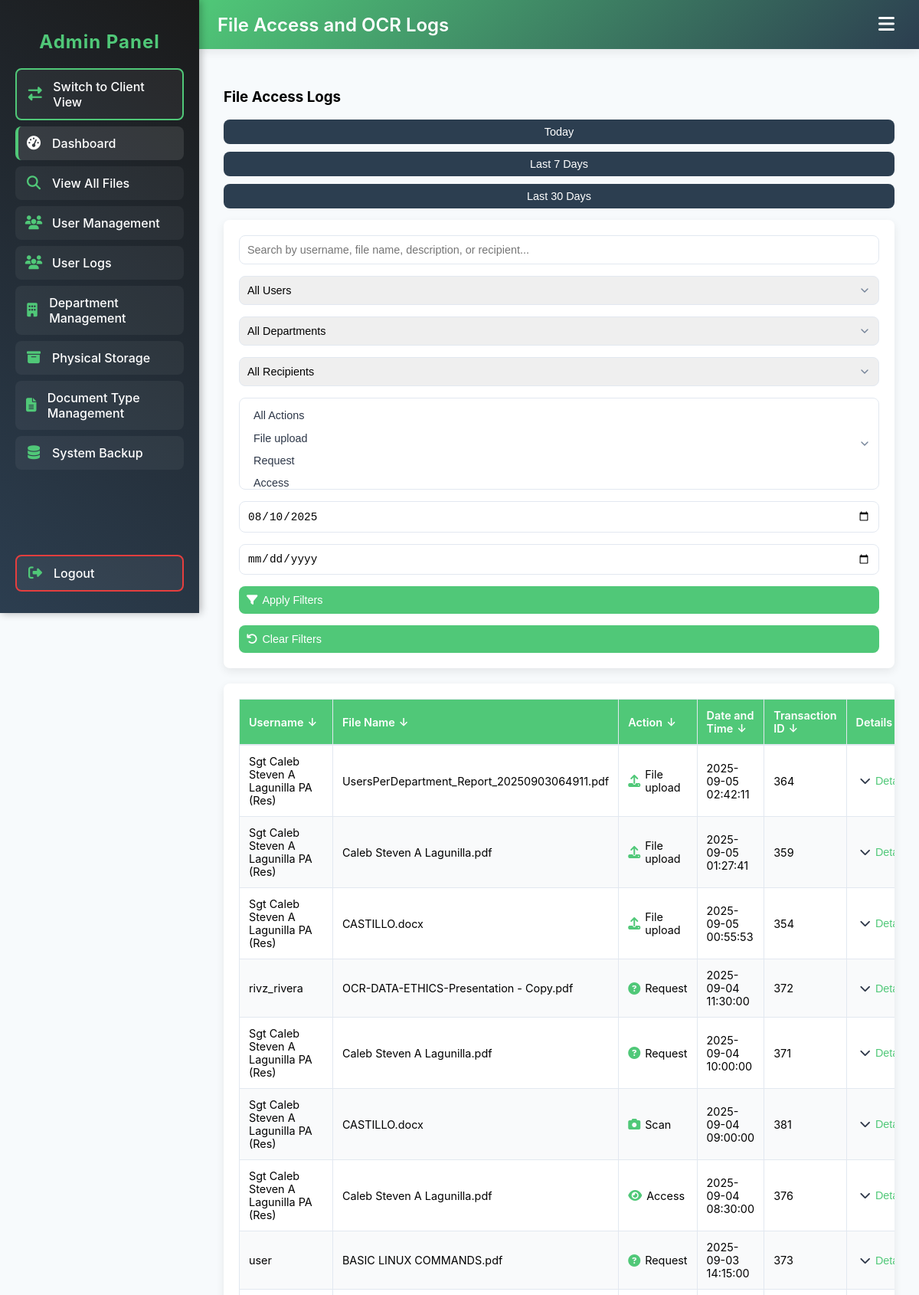
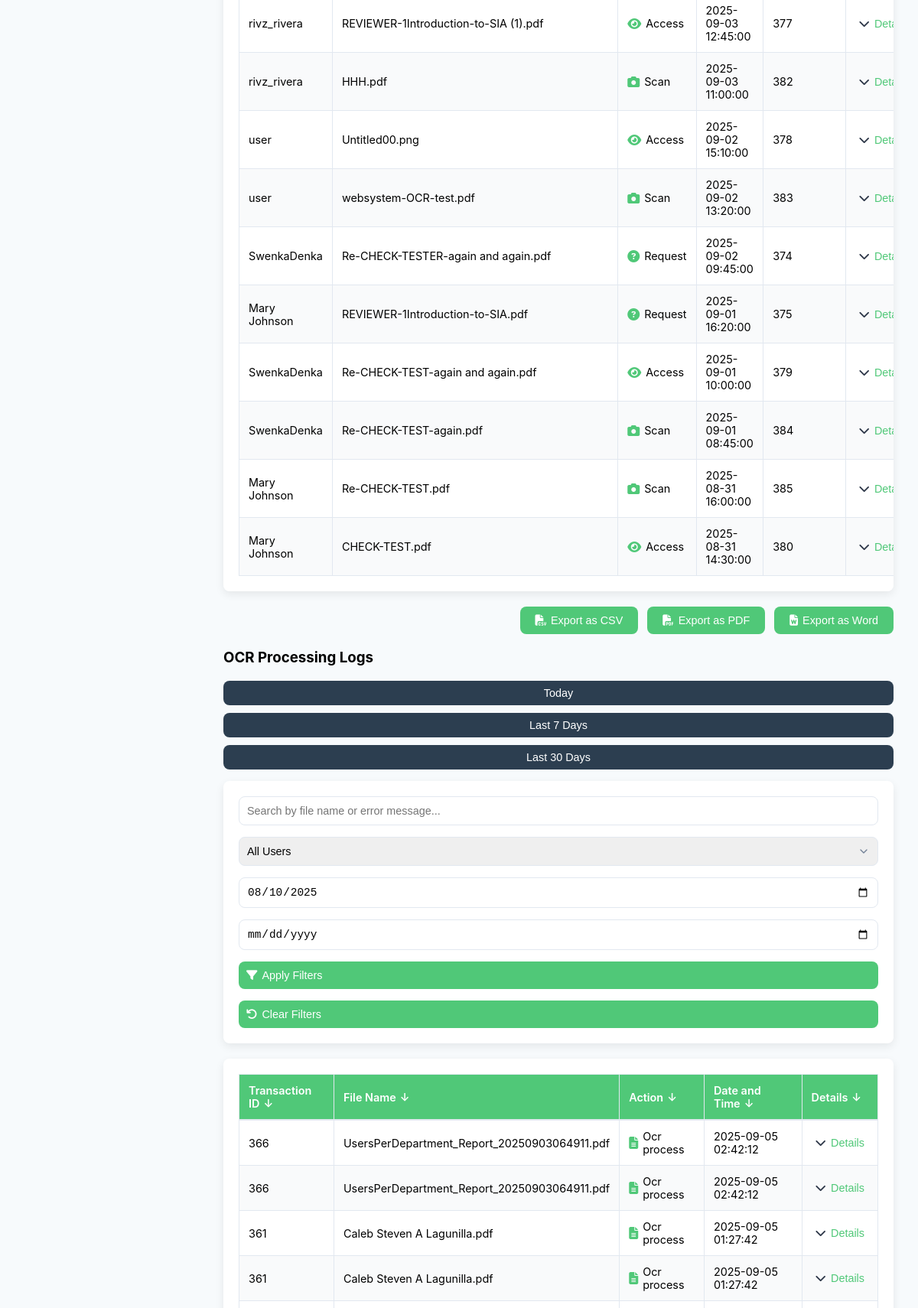
/admin_logs.php (signed in, upper part), run on the app's committed database (2 pictures, top to bottom).
### tables this page shows
CREATE TABLE `transactions` (
  `transaction_id` int(11) NOT NULL AUTO_INCREMENT,
  `user_id` int(11) DEFAULT NULL,
  `file_id` int(11) DEFAULT NULL,
  `users_department_id` int(11) DEFAULT NULL,
  `transaction_status` enum('completed','pending','failed') NOT NULL,
  `transaction_time` datetime NOT NULL,
  `date_updated` datetime NOT NULL DEFAULT current_timestamp() ON UPDATE current_timestamp(),
  `description` varchar(255) DEFAULT NULL,
  `transaction_type` enum('file_upload','notification','send','request','accept','reject','access','scan','relocation','login','other','ocr_process','ocr_retry') NOT NULL DEFAULT 'other',
  PRIMARY KEY (`transaction_id`),
  KEY `fk_transactions_user` (`user_id`),
  KEY `fk_transactions_file` (`file_id`),
  KEY `fk_transactions_users_department` (`users_department_id`),
  KEY `idx_transaction_time` (`transaction_time`),
  KEY `idx_trx_type_status_time` (`transaction_type`,`transaction_status`,`transaction_time`),
  KEY `idx_trx_file` (`file_id`),
  KEY `idx_trx_user` (`user_id`),
  KEY `idx_transactions_transaction_type` (`transaction_type`),
  KEY `idx_transactions_user_file` (`user_id`,`file_id`,`transaction_type`),
  KEY `idx_transactions_user_id_type` (`user_id`,`transaction_type`),
  CONSTRAINT `fk_transactions_file` FOREIGN KEY (`file_id`) REFERENCES `files` (`file_id`) ON DELETE SET NULL ON UPDATE CASCADE,
  CONSTRAINT `fk_transactions_user` FOREIGN KEY (`user_id`) REFERENCES `users` (`user_id`) ON DELETE SET NULL ON UPDATE CASCADE,
  CONSTRAINT `fk_transactions_users_department` FOREIGN KEY (`users_department_id`) REFERENCES `user_department_assignments` (`users_department_id`) ON DELETE SET NULL ON UPDATE CASCADE
);

CREATE TABLE `users` (
  `user_id` int(11) NOT NULL AUTO_INCREMENT,
  `username` varchar(50) NOT NULL,
  `email` varchar(100) NOT NULL,
  `password` varchar(255) NOT NULL,
  `role` enum('admin','client') NOT NULL,
  `profile_picture` varchar(512) DEFAULT NULL COMMENT 'Path to user profile picture',
  `date_created` datetime NOT NULL DEFAULT current_timestamp(),
  `date_updated` datetime NOT NULL DEFAULT current_timestamp() ON UPDATE current_timestamp(),
  `personal_folder` varchar(512) DEFAULT NULL COMMENT 'Personal folder path for user',
  PRIMARY KEY (`user_id`),
  UNIQUE KEY `idx_username` (`username`),
  UNIQUE KEY `idx_email` (`email`),
  KEY `idx_role` (`role`)
);

CREATE TABLE `files` (
  `file_id` int(11) NOT NULL AUTO_INCREMENT,
  `user_id` int(11) NOT NULL,
  `department_id` int(11) DEFAULT NULL,
  `sub_department_id` int(11) DEFAULT NULL,
  `document_type_id` int(11) DEFAULT NULL,
  `doc_type_fields` longtext DEFAULT NULL CHECK (json_valid(`doc_type_fields`)),
  `file_name` varchar(255) NOT NULL,
  `file_path` varchar(1024) DEFAULT NULL,
  `copy_type` enum('hard_copy','soft_copy') NOT NULL,
  `folder_capacity` int(11) DEFAULT NULL,
  `upload_date` datetime NOT NULL DEFAULT current_timestamp(),
  `date_updated` datetime NOT NULL DEFAULT current_timestamp() ON UPDATE current_timestamp(),
  `parent_file_id` int(11) DEFAULT NULL,
  `storage_location_id` int(11) DEFAULT NULL,
  `access_level` enum('personal','sub_department','college') NOT NULL DEFAULT 'personal',
  `qr_path` varchar(512) DEFAULT NULL COMMENT 'Path to static QR code image',
  `file_status` enum('pending_ocr','ocr_failed','completed','ocr_complete','other') DEFAULT 'pending_ocr' COMMENT 'File processing status',
  `file_type` varchar(50) DEFAULT NULL COMMENT 'Type of file (e.g., PDF, DOC)',
  `file_size` bigint(20) DEFAULT NULL,
  PRIMARY KEY (`file_id`),
  UNIQUE KEY `unique_file_path_user` (`file_path`,`user_id`) USING HASH,
  KEY `fk_files_department` (`department_id`),
  KEY `fk_files_sub_department` (`sub_department_id`),
  KEY `fk_files_document_type` (`document_type_id`),
  KEY `fk_files_user` (`user_id`),
  KEY `fk_files_parent` (`parent_file_id`),
  KEY `fk_files_storage_location` (`storage_location_id`),
  KEY `idx_files_parent` (`parent_file_id`),
  KEY `idx_files_upload_date` (`upload_date`),
  KEY `idx_files_doc_type` (`document_type_id`),
  KEY `idx_files_storage_location` (`storage_location_id`),
  KEY `idx_files_access_level` (`access_level`),
  KEY `idx_files_file_status` (`file_status`),
  KEY `idx_files_sub_department` (`sub_department_id`),
  KEY `idx_files_user_id` (`user_id`),
  KEY `idx_files_department_id` (`department_id`),
  KEY `idx_files_sub_department_id` (`sub_department_id`),
  CONSTRAINT `fk_files_department` FOREIGN KEY (`department_id`) REFERENCES `departments` (`department_id`) ON DELETE SET NULL ON UPDATE CASCADE,
  CONSTRAINT `fk_files_document_type` FOREIGN KEY (`document_type_id`) REFERENCES `document_types` (`document_type_id`) ON DELETE SET NULL ON UPDATE CASCADE,
  CONSTRAINT `fk_files_parent` FOREIGN KEY (`parent_file_id`) REFERENCES `files` (`file_id`) ON DELETE SET NULL ON UPDATE CASCADE,
  CONSTRAINT `fk_files_storage_location` FOREIGN KEY (`storage_location_id`) REFERENCES `storage_locations` (`storage_location_id`) ON DELETE SET NULL ON UPDATE CASCADE,
  CONSTRAINT `fk_files_sub_department` FOREIGN KEY (`sub_department_id`) REFERENCES `departments` (`department_id`) ON DELETE SET NULL ON UPDATE CASCADE,
  CONSTRAINT `fk_files_user` FOREIGN KEY (`user_id`) REFERENCES `users` (`user_id`) ON DELETE CASCADE ON UPDATE CASCADE
);

### admin_logs.php (the view, shortened to what the rows shown need)
<?php
require 'db_connection.php';
$fileFilters = [
    'user_id' => filter_input(INPUT_GET, 'user_id', FILTER_VALIDATE_INT) ?: null,
    'department_id' => filter_input(INPUT_GET, 'department_id', FILTER_VALIDATE_INT) ?: null,
    'recipient_id' => filter_input(INPUT_GET, 'recipient_id', FILTER_VALIDATE_INT) ?: null,
    'start_date' => filter_input(INPUT_GET, 'start_date', FILTER_SANITIZE_FULL_SPECIAL_CHARS) ?: date('Y-m-d', strtotime('-30 days')),
    'end_date' => filter_input(INPUT_GET, 'end_date', FILTER_SANITIZE_FULL_SPECIAL_CHARS) ?: null,
    'transaction_type' => filter_input(INPUT_GET, 'transaction_type', FILTER_DEFAULT, FILTER_REQUIRE_ARRAY) ?: null,
    'search_query' => filter_input(INPUT_GET, 'search_query', FILTER_SANITIZE_FULL_SPECIAL_CHARS) ?: null,
    'page' => filter_input(INPUT_GET, 'page', FILTER_VALIDATE_INT, ['options' => ['default' => 1, 'min_range' => 1]]) ?: 1,
];
$itemsPerPage = 50;
$fileOffset = ($fileFilters['page'] - 1) * $itemsPerPage;
$fileTransactionTypes = [
    'file_upload',
    'send',
    'request',
    'accept',
    'reject',
    'edit',
    'delete',
    'access',
    'scan',
    'relocation'
];
$fileQuery = "SELECT
    t.transaction_id,
    t.transaction_time,
    t.transaction_status,
    t.transaction_type,
    t.user_id,
    u.username,
    t.file_id,
    f.file_name,
    f.file_type,
    dt.type_name AS document_type,
    f.access_level,
    d.department_name,
    sl.full_path AS storage_location,
    t.description,
    CASE
        WHEN t.transaction_type = 'send' THEN
            COALESCE(u2.username, d2.department_name, 'Unknown')
        ELSE NULL
    END AS recipient,
    CASE
        WHEN t.transaction_type = 'file_upload' THEN
            JSON_ARRAY('file_id', 'file_name', 'file_type', 'document_type', 'access_level', 'department_name', 'storage_location', 'description')
        WHEN t.transaction_type = 'send' THEN
            JSON_ARRAY('file_id', 'file_name', 'file_type', 'document_type', 'recipient', 'description')
        WHEN t.transaction_type = 'request' THEN
            JSON_ARRAY('file_id', 'file_name', 'document_type', 'description')
        WHEN t.transaction_type IN ('accept', 'reject') THEN
            JSON_ARRAY('file_id', 'file_name', 'description')
        WHEN t.transaction_type = 'access' THEN
            JSON_ARRAY('file_id', 'file_name', 'document_type', 'description')
        WHEN t.transaction_type = 'scan' THEN
            JSON_ARRAY('file_id', 'file_name', 'file_type', 'description')
        WHEN t.transaction_type = 'relocation' THEN
            JSON_ARRAY('file_id', 'file_name', 'storage_location', 'description')
        WHEN t.transaction_type IN ('edit', 'delete') THEN
            JSON_ARRAY('file_id', 'file_name', 'document_type', 'description')
    END AS relevant_fields
FROM transactions t
LEFT JOIN users u ON t.user_id = u.user_id
LEFT JOIN files f ON t.file_id = f.file_id
LEFT JOIN document_types dt ON f.document_type_id = dt.document_type_id
LEFT JOIN departments d ON f.department_id = d.department_id
LEFT JOIN storage_locations sl ON f.storage_location_id = sl.storage_location_id
LEFT JOIN users u2 ON t.transaction_type = 'send' AND t.description LIKE CONCAT('%to user: ', u2.username)
LEFT JOIN departments d2 ON t.transaction_type = 'send' AND t.description LIKE CONCAT('%to department: ', d2.department_name)
WHERE t.transaction_type IN (" . implode(',', array_fill(0, count($fileTransactionTypes), '?')) . ")";
$fileParams = $fileTransactionTypes;
if ($fileFilters['start_date']) {
    $fileQuery .= " AND t.transaction_time >= ?";
    $fileParams[] = $fileFilters['start_date'] . ' 00:00:00';
}
$fileQuery .= " ORDER BY t.transaction_time DESC LIMIT ? OFFSET ?";
$fileParams[] = $itemsPerPage;
$fileParams[] = $fileOffset;
try {
    $fileStmt = $pdo->prepare($fileQuery);
    $fileStmt->execute($fileParams);
    $fileLogs = $fileStmt->fetchAll(PDO::FETCH_ASSOC) ?: [];
} catch (Exception $e) {
    error_log("Error fetching file logs: " . $e->getMessage() . " Query: $fileQuery");
    $fileLogs = [];
    $errorMessage = "Failed to load file access logs. Please check the database connection or try again later.";
}
?>
<!DOCTYPE html>
<html lang="en">
<head>
    <link rel="stylesheet" href="https://cdnjs.cloudflare.com/ajax/libs/font-awesome/6.4.2/css/all.min.css">
    <link rel="stylesheet" href="https://cdn.jsdelivr.net/npm/notyf@3/notyf.min.css">
    <link rel="stylesheet" href="style/admin-logs.css">
    <link rel="stylesheet" href="style/admin-sidebar.css">
</head>
<body class="admin-dashboard">
    <?php include 'admin_menu.php'; ?>
    <div class="top-nav">
        <h2>File Access and OCR Logs</h2>
    </div>
    <div class="main-content">
        <div class="data-table-container">
            <table class="data-table" role="grid" aria-describedby="file-access-logs-desc">
                <thead>
                    <tr>
                        <th data-sort="username" scope="col">Username</th>
                        <th data-sort="file_name" scope="col">File Name</th>
                        <th data-sort="transaction_type" scope="col">Action</th>
                        <th data-sort="transaction_time" scope="col">Date and Time</th>
                        <th data-sort="transaction_id" scope="col">Transaction ID</th>
                        <th scope="col">Details</th>
                    </tr>
                </thead>
                <tbody>
                    <?php if (empty($fileLogs)): ?>
                        <tr>
                            <td colspan="6" class="no-data">No file access logs found. Try adjusting filters or generating new file activities.</td>
                        </tr>
                    <?php else: ?>
                        <?php foreach ($fileLogs as $log): ?>
                            <tr>
                                <td><?= htmlspecialchars($log['username']) ?></td>
                                <td><?= htmlspecialchars($log['file_name'] ?? 'N/A') ?></td>
                                <td>
                                    <span class="transaction-type">
                                        <i class="fas <?= getTransactionIcon($log['transaction_type']) ?>"></i>
                                        <?= htmlspecialchars(ucfirst(str_replace('_', ' ', $log['transaction_type']))) ?>
                                    </span>
                                </td>
                                <td><?= htmlspecialchars(date('Y-m-d H:i:s', strtotime($log['transaction_time']))) ?></td>
                                <td><?= htmlspecialchars($log['transaction_id']) ?></td>
                                <td>
                                    <button class="details-toggle" aria-expanded="false" aria-controls="file-details-<?= $log['transaction_id'] ?>">
                                        <i class="fas fa-chevron-down"></i> Details
                                    </button>
                                </td>
                            </tr>
                        <?php endforeach; ?>
                    <?php endif; ?>
                </tbody>
            </table>
        </div>
        <div class="data-table-container">
            <table class="data-table" role="grid" aria-describedby="ocr-logs-desc">
                <thead>
                    <tr>
                        <th data-sort="transaction_id" scope="col">Transaction ID</th>
                        <th data-sort="file_name" scope="col">File Name</th>
                        <th data-sort="transaction_type" scope="col">Action</th>
                        <th data-sort="transaction_time" scope="col">Date and Time</th>
                        <th scope="col">Details</th>
                    </tr>
                </thead>
            </table>
        </div>
    </div>
</body>
</html>
<?php
function getTransactionIcon($type)
{
    $icons = [
        'file_upload' => 'fa-upload',
        'send' => 'fa-envelope',
        'request' => 'fa-question-circle',
        'accept' => 'fa-check-circle',
        'reject' => 'fa-times-circle',
        'edit' => 'fa-edit',
        'delete' => 'fa-trash',
        'access' => 'fa-eye',
        'scan' => 'fa-camera',
        'relocation' => 'fa-map-marker-alt',
        'ocr_process' => 'fa-file-alt',
        'ocr_retry' => 'fa-redo'
    ];
    return $icons[$type] ?? 'fa-info-circle';
}
?>

### data on the page
transactions: user.username "Sgt Caleb Steven A Lagunilla PA (Res)", file.file_name "UsersPerDepartment_Report_20250903064911.pdf", transaction_type "File upload", transaction_time "2025-09-05 02:42:11", transaction_id "364"
transactions: user.username "Sgt Caleb Steven A Lagunilla PA (Res)", file.file_name "Caleb Steven A Lagunilla.pdf", transaction_type "File upload", transaction_time "2025-09-05 01:27:41", transaction_id "359"
transactions: user.username "Sgt Caleb Steven A Lagunilla PA (Res)", file.file_name "CASTILLO.docx", transaction_type "File upload", transaction_time "2025-09-05 00:55:53", transaction_id "354"
transactions: user.username "rivz_rivera", file.file_name "OCR-DATA-ETHICS-Presentation - Copy.pdf", transaction_type "Request", transaction_time "2025-09-04 11:30:00", transaction_id "372"
transactions: user.username "Sgt Caleb Steven A Lagunilla PA (Res)", file.file_name "Caleb Steven A Lagunilla.pdf", transaction_type "Request", transaction_time "2025-09-04 10:00:00", transaction_id "371"
transactions: user.username "Sgt Caleb Steven A Lagunilla PA (Res)", file.file_name "CASTILLO.docx", transaction_type "Scan", transaction_time "2025-09-04 09:00:00", transaction_id "381"
transactions: user.username "Sgt Caleb Steven A Lagunilla PA (Res)", file.file_name "Caleb Steven A Lagunilla.pdf", transaction_type "Access", transaction_time "2025-09-04 08:30:00", transaction_id "376"
transactions: user.username "user", file.file_name "BASIC LINUX COMMANDS.pdf", transaction_type "Request", transaction_time "2025-09-03 14:15:00", transaction_id "373"
transactions: user.username "rivz_rivera", file.file_name "REVIEWER-1Introduction-to-SIA (1).pdf", transaction_type "Access", transaction_time "2025-09-03 12:45:00", transaction_id "377"
transactions: user.username "rivz_rivera", file.file_name "HHH.pdf", transaction_type "Scan", transaction_time "2025-09-03 11:00:00", transaction_id "382"
transactions: user.username "user", file.file_name "Untitled00.png", transaction_type "Access", transaction_time "2025-09-02 15:10:00", transaction_id "378"
transactions: user.username "user", file.file_name "websystem-OCR-test.pdf", transaction_type "Scan", transaction_time "2025-09-02 13:20:00", transaction_id "383"
transactions: user.username "SwenkaDenka", file.file_name "Re-CHECK-TESTER-again and again.pdf", transaction_type "Request", transaction_time "2025-09-02 09:45:00", transaction_id "374"
transactions: user.username "Mary Johnson", file.file_name "REVIEWER-1Introduction-to-SIA.pdf", transaction_type "Request", transaction_time "2025-09-01 16:20:00", transaction_id "375"
transactions: user.username "SwenkaDenka", file.file_name "Re-CHECK-TEST-again and again.pdf", transaction_type "Access", transaction_time "2025-09-01 10:00:00", transaction_id "379"
transactions: user.username "SwenkaDenka", file.file_name "Re-CHECK-TEST-again.pdf", transaction_type "Scan", transaction_time "2025-09-01 08:45:00", transaction_id "384"
transactions: user.username "Mary Johnson", file.file_name "Re-CHECK-TEST.pdf", transaction_type "Scan", transaction_time "2025-08-31 16:00:00", transaction_id "385"
transactions: user.username "Mary Johnson", file.file_name "CHECK-TEST.pdf", transaction_type "Access", transaction_time "2025-08-31 14:30:00", transaction_id "380"

### other printed values
$log['transaction_id'] "366"
$log['file_name'] "UsersPerDepartment_Report_20250903064911.pdf"
str_replace('_', ' ', $log['transaction_type']) "Ocr process"
date('Y-m-d H:i:s', strtotime($log['transaction_time'])) "2025-09-05 02:42:12"
$log['transaction_id'] "361"
$log['file_name'] "Caleb Steven A Lagunilla.pdf"
date('Y-m-d H:i:s', strtotime($log['transaction_time'])) "2025-09-05 01:27:42"
